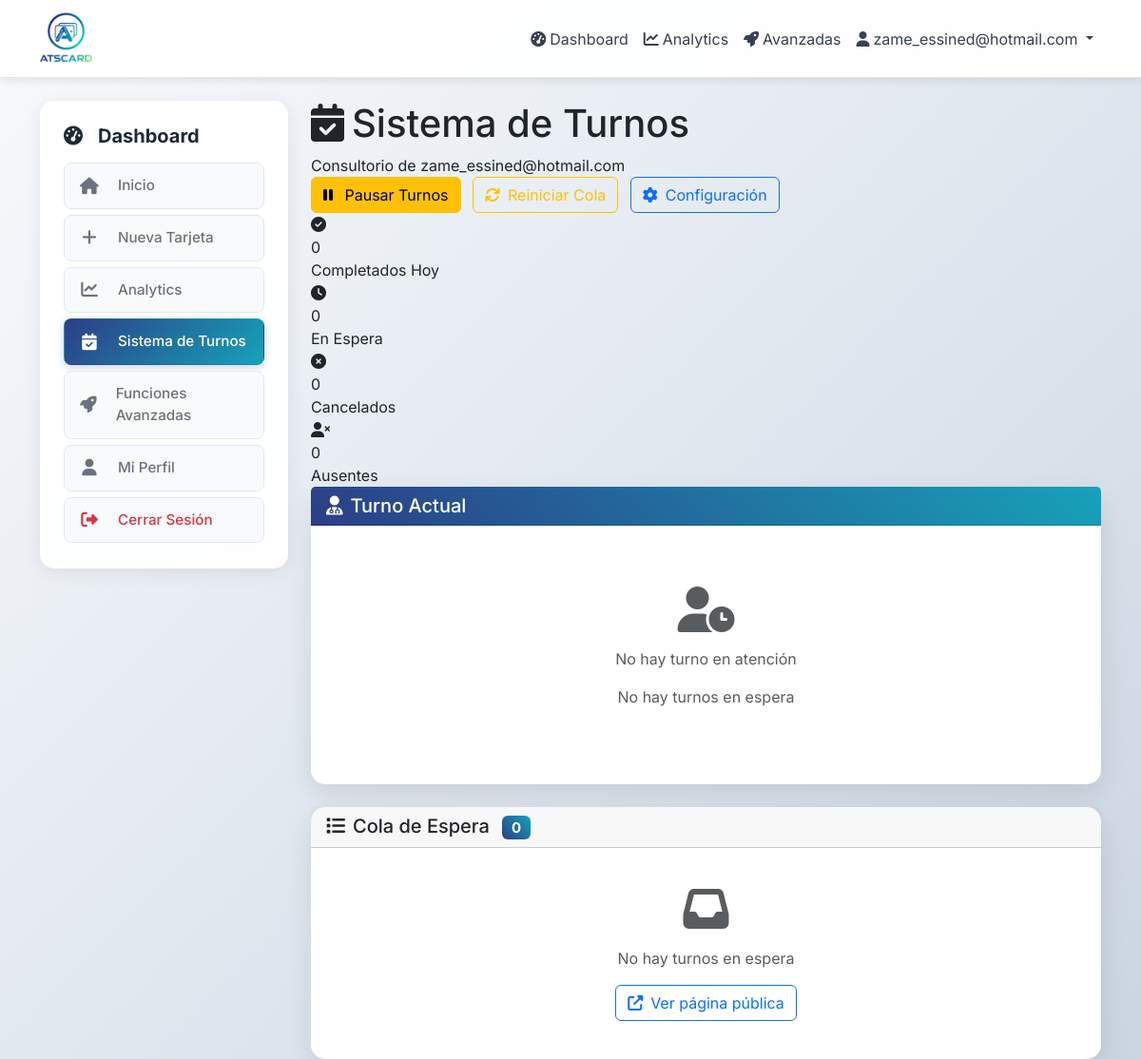
/dashboard/appointments (signed in), run on an earlier commit of the app's database.
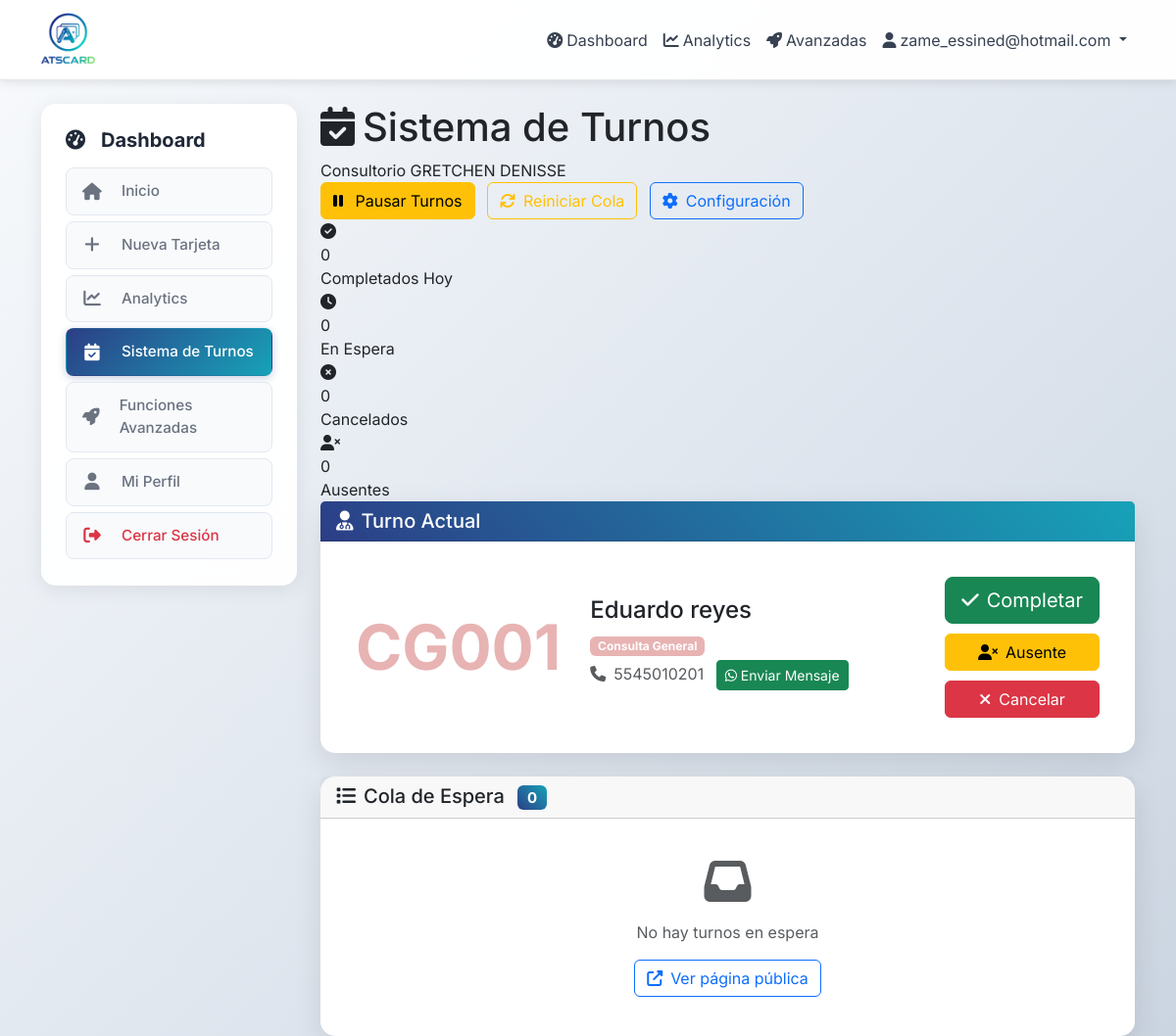
And on a later commit of the database.
### app/models.py (models this page shows, shortened)
class AppointmentSystem(db.Model):
    id = db.Column(db.Integer, primary_key=True)
    user_id = db.Column(db.Integer, db.ForeignKey('user.id'), nullable=False, unique=True)
    is_enabled = db.Column(db.Boolean, default=False, nullable=False)  # Controlado por admin
    business_name = db.Column(db.String(200))  # Nombre del consultorio
    welcome_message = db.Column(db.Text)  # Mensaje de bienvenida para pacientes
    business_hours = db.Column(db.String(500))  # Horario de atención
    max_appointment_types = db.Column(db.Integer, default=10)  # Límite de tipos de citas
    display_mode = db.Column(Enum('simple', 'detailed', name='display_modes'), default='simple')
    is_accepting_appointments = db.Column(db.Boolean, default=True, nullable=False)  # Si está aceptando turnos
    pause_message = db.Column(db.Text)  # Mensaje cuando está pausado
    resume_time = db.Column(db.String(100))  # Hora de reanudación (ej: "14:00" o "Mañana a las 9:00")
    phone_country_prefix = db.Column(db.String(10), default='+52')  # Prefijo telefónico por defecto
    require_patient_phone = db.Column(db.Boolean, default=True, nullable=False)  # Siempre obligatorio
    require_patient_email = db.Column(db.Boolean, default=False, nullable=False)  # Email obligatorio
    collect_patient_birthdate = db.Column(db.Boolean, default=False, nullable=False)  # Recolectar fecha de nacimiento
    created_at = db.Column(db.DateTime, default=now_utc_for_db)
    updated_at = db.Column(db.DateTime, default=now_utc_for_db, onupdate=now_utc_for_db)
    appointment_types = db.relationship('AppointmentType', backref='system', lazy='dynamic', cascade='all, delete-orphan')
    appointments = db.relationship('Appointment', backref='system', lazy='dynamic', cascade='all, delete-orphan')
    def get_active_types(self):
        return self.appointment_types.filter_by(is_active=True).order_by(AppointmentType.order_index).all()
    def get_waiting_count(self):
        return self.appointments.filter_by(status='waiting').count()
    def get_current_appointment(self):
        return self.appointments.filter_by(status='in_progress').first()

class Appointment(db.Model):
    id = db.Column(db.Integer, primary_key=True)
    appointment_system_id = db.Column(db.Integer, db.ForeignKey('appointment_system.id'), nullable=False)
    appointment_type_id = db.Column(db.Integer, db.ForeignKey('appointment_type.id'), nullable=False)
    patient_name = db.Column(db.String(200), nullable=False)
    patient_phone_country = db.Column(db.String(10))  # Prefijo del país (ej: +52)
    patient_phone = db.Column(db.String(20))  # Número sin prefijo
    patient_email = db.Column(db.String(120))
    patient_birthdate = db.Column(db.Date)  # Fecha de nacimiento
    ticket_number = db.Column(db.String(20), nullable=False, index=True)  # Ej: "A001", "B042"
    status = db.Column(
        Enum('waiting', 'in_progress', 'completed', 'cancelled', 'no_show', name='appointment_statuses'),
        default='waiting',
        nullable=False,
        index=True
    )
    created_at = db.Column(db.DateTime, default=now_utc_for_db, index=True)
    called_at = db.Column(db.DateTime)  # Cuando se llamó al paciente
    completed_at = db.Column(db.DateTime)  # Cuando se completó la atención
    cancelled_at = db.Column(db.DateTime)
    notes = db.Column(db.Text)
    cancellation_reason = db.Column(db.String(500))
    ip_address = db.Column(db.String(45))  # IP del paciente al tomar turno
    user_agent = db.Column(db.String(500))
    def get_full_phone(self):
        if not self.patient_phone:
            return None
        if self.patient_phone_country:
            return f"{self.patient_phone_country}{self.patient_phone}"
        return self.patient_phone
    def get_whatsapp_url(self, message=None):
        phone = self.get_full_phone()
        if not phone:
            return None
        clean_phone = ''.join(filter(str.isdigit, phone.replace('+', '')))
        if not message:
            message = f"Hola {self.patient_name}, es tu turno. Por favor pasa a consulta."
        import urllib.parse
        encoded_message = urllib.parse.quote(message)
        return f"https://wa.me/{clean_phone}?text={encoded_message}"

class AppointmentType(db.Model):
    id = db.Column(db.Integer, primary_key=True)
    appointment_system_id = db.Column(db.Integer, db.ForeignKey('appointment_system.id'), nullable=False)
    name = db.Column(db.String(100), nullable=False)  # "Consulta General", "Inyecciones", etc.
    description = db.Column(db.String(500))
    color = db.Column(db.String(7), default='#6366f1')  # Color hex para identificación visual
    estimated_duration = db.Column(db.Integer, default=30)  # Duración estimada en minutos
    prefix = db.Column(db.String(5), default='A')  # Prefijo para números de ticket (A, B, C, etc.)
    is_active = db.Column(db.Boolean, default=True)
    order_index = db.Column(db.Integer, default=0)
    created_at = db.Column(db.DateTime, default=now_utc_for_db)
    appointments = db.relationship('Appointment', backref='type', lazy='dynamic', cascade='all, delete-orphan')

### app/dashboard/routes.py (the view)
@bp.route('/appointments')
@login_required
def appointments():
    if not current_user.appointment_system or not current_user.appointment_system.is_enabled:
        flash('El sistema de turnos no está habilitado para tu cuenta. Contacta al administrador.', 'warning')
        return redirect(url_for('dashboard.index'))
    system = current_user.appointment_system
    current_appointment = system.get_current_appointment()
    waiting_appointments = system.appointments.filter_by(status='waiting').order_by(Appointment.created_at).all()
    today_start = today_start_utc()
    today_stats = {
        'completed': system.appointments.filter(
            Appointment.status == 'completed',
            Appointment.created_at >= today_start
        ).count(),
        'cancelled': system.appointments.filter(
            Appointment.status == 'cancelled',
            Appointment.created_at >= today_start
        ).count(),
        'no_show': system.appointments.filter(
            Appointment.status == 'no_show',
            Appointment.created_at >= today_start
        ).count(),
        'waiting': len(waiting_appointments)
    }
    appointment_types = system.get_active_types()
    user_agent = request.headers.get('User-Agent', '').lower()
    is_mobile = any(keyword in user_agent for keyword in [
        'mobile', 'android', 'iphone', 'ipad', 'ipod', 'blackberry', 'windows phone'
    ])
    if is_mobile:
        return render_template('dashboard/appointments_pwa.html',
                              system=system,
                              current_appointment=current_appointment,
                              waiting_appointments=waiting_appointments,
                              today_stats=today_stats,
                              appointment_types=appointment_types)
    else:
        return render_template('dashboard/appointments/index.html',
                              system=system,
                              current_appointment=current_appointment,
                              waiting_appointments=waiting_appointments,
                              today_stats=today_stats,
                              appointment_types=appointment_types)

### app/models.py (called while the page is built)
    def is_admin(self):
        return self.role == 'admin'

### app/timezone_utils.py (called while the page is built)
def local_to_utc(local_dt):
    if local_dt is None:
        return None
    if local_dt.tzinfo is None:
        local_dt = MEXICO_TZ.localize(local_dt)
    return local_dt.astimezone(pytz.UTC).replace(tzinfo=None)

def now_local():
    return datetime.now(MEXICO_TZ)

def today_start_local():
    local_now = now_local()
    return local_now.replace(hour=0, minute=0, second=0, microsecond=0)

def today_start_utc():
    return local_to_utc(today_start_local())

### app/templates/dashboard/appointments/index.html (shortened to what the changed rows need)
{% extends "base.html" %}
{% block content %}
<div class="row">
    <div class="col-md-9">
        <div class="dashboard-header">
            <div class="header-content">
                <div class="header-left">
                    <h1 class="dashboard-title">
                        <i class="fas fa-calendar-check me-2"></i>Sistema de Turnos
                    </h1>
                    <div class="dashboard-subtitle">
                        {{ system.business_name }}
                    </div>
                </div>
            </div>
        </div>
        <div class="card mb-4">
            <div class="card-body">
                {% if current_appointment %}
                    <div class="current-appointment-display">
                        <div class="ticket-number-large" style="color: {{ current_appointment.type.color }};">
                            {{ current_appointment.ticket_number }}
                        </div>
                        <div class="appointment-details">
                            <h4>{{ current_appointment.patient_name }}</h4>
                            <p class="mb-1">
                                <span class="badge" style="background-color: {{ current_appointment.type.color }};">
                                    {{ current_appointment.type.name }}
                                </span>
                            </p>
                            <p class="text-muted mb-2">
                                <i class="fas fa-phone me-2"></i>{{ current_appointment.get_full_phone() or current_appointment.patient_phone }}
                                {% if current_appointment.get_full_phone() %}
                                    <a href="{{ current_appointment.get_whatsapp_url() }}" target="_blank" class="btn btn-sm btn-success ms-2">
                                        <i class="fab fa-whatsapp"></i> Enviar Mensaje
                                    </a>
                                {% endif %}
                            </p>
                        </div>
                        <div class="appointment-actions">
                            <button class="btn btn-success btn-lg" onclick="completeAppointment({{ current_appointment.id }})">
                                <i class="fas fa-check me-2"></i>Completar
                            </button>
                            <button class="btn btn-warning" onclick="markNoShow({{ current_appointment.id }})">
                                <i class="fas fa-user-times me-2"></i>Ausente
                            </button>
                            <button class="btn btn-danger" onclick="cancelAppointment({{ current_appointment.id }})">
                                <i class="fas fa-times me-2"></i>Cancelar
                            </button>
                        </div>
                    </div>
                {% else %}
                    <div class="text-center py-5">
                        <i class="fas fa-user-clock fa-3x text-muted mb-3"></i>
                        <p class="text-muted">No hay turno en atención</p>
                        {% if waiting_appointments %}
                            <button class="btn btn-primary btn-lg" onclick="callNext()">
                                <i class="fas fa-bell me-2"></i>Llamar Siguiente
                            </button>
                        {% else %}
                            <p class="text-muted mt-3">No hay turnos en espera</p>
                        {% endif %}
                    </div>
                {% endif %}
            </div>
        </div>
    </div>
</div>
{% endblock %}

What changed in the data, as far as the page shows it:
changed AppointmentSystem: business_name "Consultorio de zame_essined@hotmail.com" → "Consultorio GRETCHEN DENISSE"
added Appointment: ticket_number "CG001", patient_name "Eduardo reyes", patient_phone+patient_phone_country "5545010201"
added AppointmentType: type.name "Consulta General"
Also different on the page:
text no longer shown: "No hay turno en atención No hay turnos en espera"
text now shown: "Enviar Mensaje Completar Ausente Cancelar"
